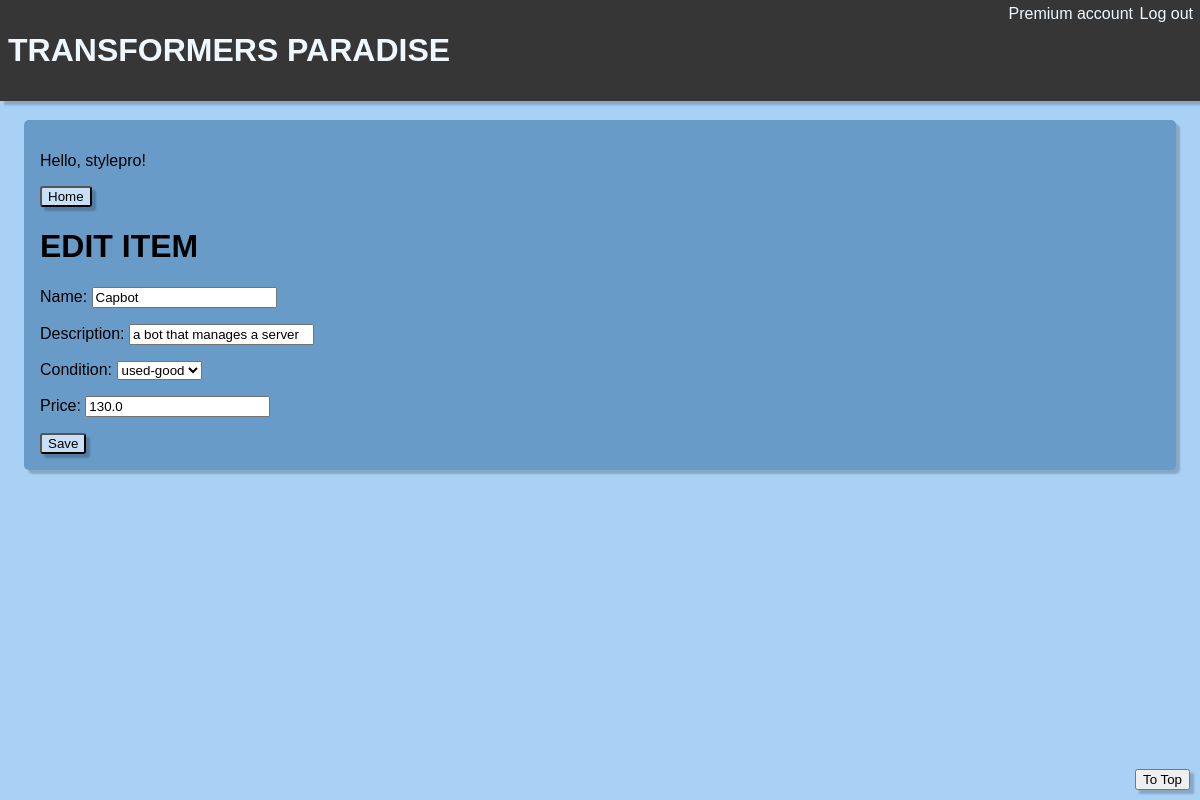
The app's page /update/20/ (signed in) with its own data.
### app/models.py (models this page shows)
class postModel(models.Model):
    CHOICES = (
        ("new", "new"),
        ("like-new", "like-new"),
        ("used-good", "used-good"),
        ("used", "used"),
    )
    user = models.ForeignKey(
        User,
        related_name="user_posts",
        on_delete=models.CASCADE,
        default=None,
        null=True,
    )
    name = models.CharField(max_length=100)
    desc = models.CharField(max_length=200)
    cond = models.CharField(choices=CHOICES, max_length=100)
    price = models.FloatField()

### app/views.py (the view)
# urls.py: path("update/<pk>/", views.updateView, name="update"),
@login_required(login_url="login")
def updateView(request, pk):
    item = postModel.objects.get(id=pk)
    form = postForm(instance=item)
    if request.method == "POST":
        form = postForm(request.POST, instance=item)
        if form.is_valid():
            form.save()
            messages.success(request, "Your item has been updated.")
            return redirect("home")
    return render(request, "update.html", {"form": form, "item": item})

### app/forms.py
class postForm(forms.ModelForm):
    price = forms.FloatField(min_value=1)
    class Meta:
        model = postModel
        exclude = ["user"]
        labels = {"desc": "Description", "cond": "Condition"}

### app/templates/update.html (shortened to what this page needs)
{% extends 'home.html' %} {% block content %}
<button class="button"><a href="{% url "home" %}">Home</a></button>
<h1>EDIT ITEM</h1>
<form action="" method="POST">
{{ form.as_p }}
<button class="button">Save</button>
</form>
{% endblock content %}

### app/templates/home.html (shortened to what this page needs)
{% load static %}
<!DOCTYPE html>
<html lang="en">
  <head>
    <link rel="stylesheet" href={% static "style.css" %}>
  </head>
  <body class="background">
    <p class="account_type">{{user.groups.all.0}} account  </p>
    <a class="logout" href="{% url "logout" %}">Log out</a>
    <button class="to_top"><a href="#">To Top</button></a>
    <h1 class="header"><a href="{% url "home" %}">TRANSFORMERS PARADISE</a></h1>
    <div class="home">
      <p class="hello">Hello, {{user.username}}!</p>
      {% block content %}{% endblock content %}
    </div>
  </body>
</html>

### app/static/style.css (style rules this page uses)
* { font-family: Arial, Helvetica, sans-serif; }
.background { position: relative; background-color: rgb(169, 209, 245); display: flex; justify-content: center; align-items: center; }
.header { position: fixed; top: 0; left: 0; margin: 0; width: 100%; background-color: rgb(54, 54, 54); padding-top: 1em; padding-bottom: 1em; padding-left: .25em; color: aliceblue; box-shadow: 4px 4px 2px rgba(0, 0, 0, 0.2); }
.header a { color: aliceblue; text-decoration: none; }
.home { margin-top: 7em; padding: 1em; height: auto; width: 70em; background-color: rgb(104, 155, 200); border-radius: 5px; box-shadow: 4px 4px 2px rgba(0, 0, 0, 0.2); }
.logout { color: aliceblue; position: fixed; z-index: 1; top: 5px; right: 7px; }
html { scroll-behavior: smooth; }
.to_top { position:fixed; bottom: 10px; right: 10px; z-index: 1; transition: 1s; box-shadow: 4px 4px 2px rgba(0, 0, 0, 0.2); }
.account_type { color: aliceblue; position: fixed; z-index: 1; margin: 0; top: 5px; right: 67px; }
.button { background-color: rgb(200, 223, 245); border-radius: 3px; box-shadow: 4px 4px 2px rgba(0, 0, 0, 0.2); }
a { text-decoration: none; color: rgb(0, 0, 0); }

### records on screen
postModel: name "Capbot", desc "a bot that manages a server", cond "used-good", price "130.0"

### other values on screen
{{ user.groups.all.0 }} "Premium"
{{ user.username }} "stylepro"
